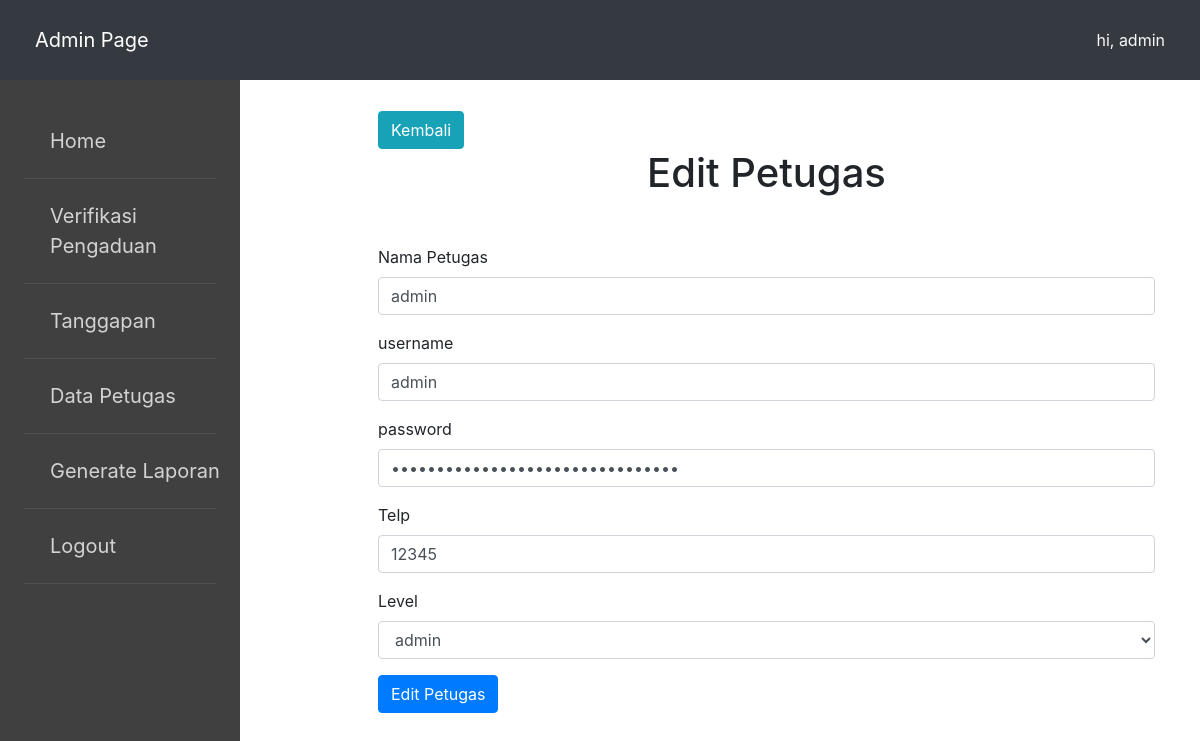
The app's page /view/admin/data_petugas/edit_petugas.php?id=1 (signed in) with its own data.
### tables this page shows
CREATE TABLE `petugas` (
  `id_petugas` int(11) NOT NULL,
  `nama_petugas` varchar(35) NOT NULL,
  `username` varchar(25) NOT NULL,
  `password` varchar(32) NOT NULL,
  `telp` varchar(13) NOT NULL,
  `level` enum('admin','petugas') NOT NULL
);

### config/koneksi.php (called while the page is built, shortened)
<?php
class database{
	var $host = "localhost";
	var $uname = "root";
	var $pass = "";
	var $db= "db_pengaduan_masyarakat";
	var $koneksi = "";
	function __construct(){
		$this->koneksi = mysqli_connect($this->host, $this->uname, $this->pass, $this->db);
	}
	function edit_petugas($id_petugas)
	{
		$sql = mysqli_query($this->koneksi, "SELECT * FROM petugas where id_petugas='$id_petugas'");
		return $sql->fetch_array();
	}
}

### view/admin/data_petugas/edit_petugas.php (the view, shortened to what this page needs)
<?php
include '../../../config/koneksi.php';
include "../header/header.php";
$db= new database();
$id_petugas = $_GET['id'];
$lihat = $db->edit_petugas($id_petugas);
 ?>
<div class="container">
	<div class="main">
		<form method="post">
			<a href="data_petugas.php" class="btn btn-info">Kembali</a>
			<center>
				<h1>Edit Petugas</h1><br>
			</center>
			<div class="form-group">
				<label>Nama Petugas</label>
				<input type="text" name="nama_petugas" class="form-control" value="<?php echo $lihat['nama_petugas']; ?>">
			</div>
			<div class="form-group">
				<label>username</label>
				<input type="text" name="username" class="form-control" value="<?php echo $lihat['username']; ?>">
			</div>
			<div class="form-group">
				<label>password</label>
				<input type="password" name="password" class="form-control" value="<?php echo $lihat['password']; ?>">
			</div>
			<div class="form-group">
				<label>Telp</label>
				<input type="number" name="telp" class="form-control" value="<?php echo $lihat['telp']; ?>">
			</div>
			<div class="form-group">
				<label for="nama">Level</label>
				<select class="form-control" name="level" >
					<option value="<?php echo $lihat['level']; ?>"><?php echo $lihat['level']; ?></option>
				</select>
			</div>
			<button type="submit" name="edit" class="btn btn-primary">Edit Petugas</button>
		 	<br><br>
	 	</form>
	</div>
</div>

### assets/style.css (style rules this page uses)
.main { padding-top: 10%; margin-left: 30%; }

### records on screen
petugas: nama_petugas "admin", username "admin", telp "12345", level "admin"

### other values on screen
$_SESSION['nama'] "admin"
